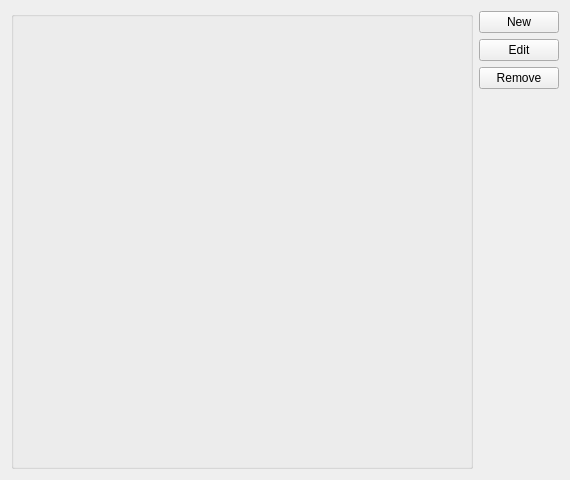
<?xml version="1.0" encoding="UTF-8"?>
<ui version="4.0">
 <class>QBCfgTabPageAccountsUi</class>
 <widget class="QWidget" name="QBCfgTabPageAccountsUi">
  <property name="geometry">
   <rect>
    <x>0</x>
    <y>0</y>
    <width>570</width>
    <height>480</height>
   </rect>
  </property>
  <property name="windowTitle">
   <string>Accounts</string>
  </property>
  <layout class="QHBoxLayout">
   <item>
    <widget class="Q3GroupBox" name="accountsBox">
     <property name="sizePolicy">
      <sizepolicy hsizetype="Expanding" vsizetype="Expanding">
       <horstretch>0</horstretch>
       <verstretch>0</verstretch>
      </sizepolicy>
     </property>
     <property name="title">
      <string/>
     </property>
     <layout class="QVBoxLayout">
      <item>
       <widget class="QBAccountListView" name="accountList" native="true">
        <property name="sizePolicy">
         <sizepolicy hsizetype="Expanding" vsizetype="Expanding">
          <horstretch>0</horstretch>
          <verstretch>0</verstretch>
         </sizepolicy>
        </property>
       </widget>
      </item>
     </layout>
    </widget>
   </item>
   <item>
    <layout class="QVBoxLayout">
     <item>
      <widget class="QPushButton" name="accountNewButton">
       <property name="text">
        <string>New</string>
       </property>
      </widget>
     </item>
     <item>
      <widget class="QPushButton" name="accountEditButton">
       <property name="text">
        <string>Edit</string>
       </property>
      </widget>
     </item>
     <item>
      <widget class="QPushButton" name="accountDeleteButton">
       <property name="text">
        <string>Remove</string>
       </property>
      </widget>
     </item>
     <item>
      <spacer name="spacer9">
       <property name="orientation">
        <enum>Qt::Vertical</enum>
       </property>
       <property name="sizeType">
        <enum>QSizePolicy::Expanding</enum>
       </property>
       <property name="sizeHint" stdset="0">
        <size>
         <width>20</width>
         <height>130</height>
        </size>
       </property>
      </spacer>
     </item>
    </layout>
   </item>
  </layout>
 </widget>
 <layoutdefault spacing="6" margin="11"/>
 <customwidgets>
  <customwidget>
   <class>Q3GroupBox</class>
   <extends>QGroupBox</extends>
   <header>Qt3Support/Q3GroupBox</header>
   <container>1</container>
  </customwidget>
  <customwidget>
   <class>QBAccountListView</class>
   <extends>QWidget</extends>
   <header location="global">q4banking/qbaccountlist.h</header>
  </customwidget>
 </customwidgets>
 <resources/>
 <connections/>
</ui>
